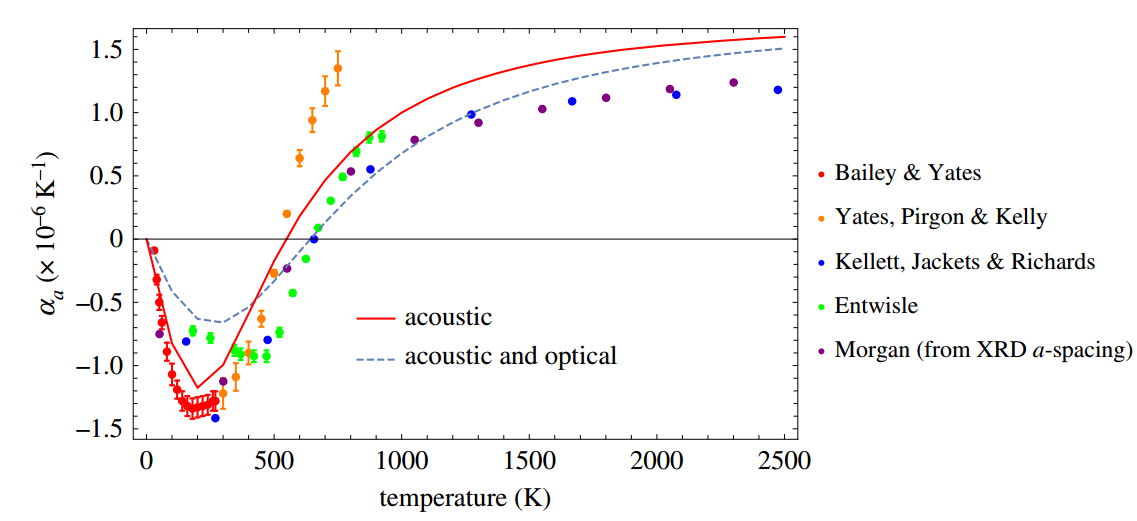
#> input picture materialData/graphite_cte_CCM_Marsden2018/source_figure_alpha_a.png, 1137 x 521 px
$ python digitize_alpha_a.py
#> lines starting #> are read from the running program, lines starting #| are printed output that depends on the picture; after the words box and inside, x2 and y2 are one past the last pixel; in counts of white or black regions, pixels touching at a corner belong together
"""Digitize the dashed grey-blue curve (CCM acoustic and optical modes) from source_figure_alpha_a.png.

Same method as digitize_alpha_c.py: per image column, the sub-pixel centroid of the single thin run
of the curve's colour.

Axis calibration, from the tick marks (not the labels):
  x: major ticks at x = 146, 274, 401, 529, 656, 784 px for T = 0, 500, ..., 2500 K
  y: alpha = 0 on the drawn zero line (row 238.75); majors every 63.15 px = 0.5e-6/K
     (1.5e-6 at y = 49, -1.5e-6 at y = 428)

The curve colour is RGB (94, 129, 181) -- Mathematica's default first plot colour. Its anti-aliased
blends with white keep g - r > 0 and b > g. That separates it from the pure-blue Kellett markers
(0, 0, 255), whose blends have r = g, and from every other series.

Excluded: the whole legend box (x 340-640 px, y 295-380 px) -- its dashed sample line, and anti-aliased
glyph edges of the label text, which pass the colour test (8 stray points at alpha ~ -0.95 before).
The curve itself is at y < 160 px over those columns, so nothing real is masked.
Kept: T >= 300 K, the same lower bound as alpha_c -- the model never goes below room temperature.
"""
import csv
from pathlib import Path

import numpy as np
from PIL import Image

HERE = Path(__file__).parent
im = np.array(Image.open(HERE / "source_figure_alpha_a.png").convert("RGB")).astype(float)
r, g, b = im[..., 0], im[..., 1], im[..., 2]
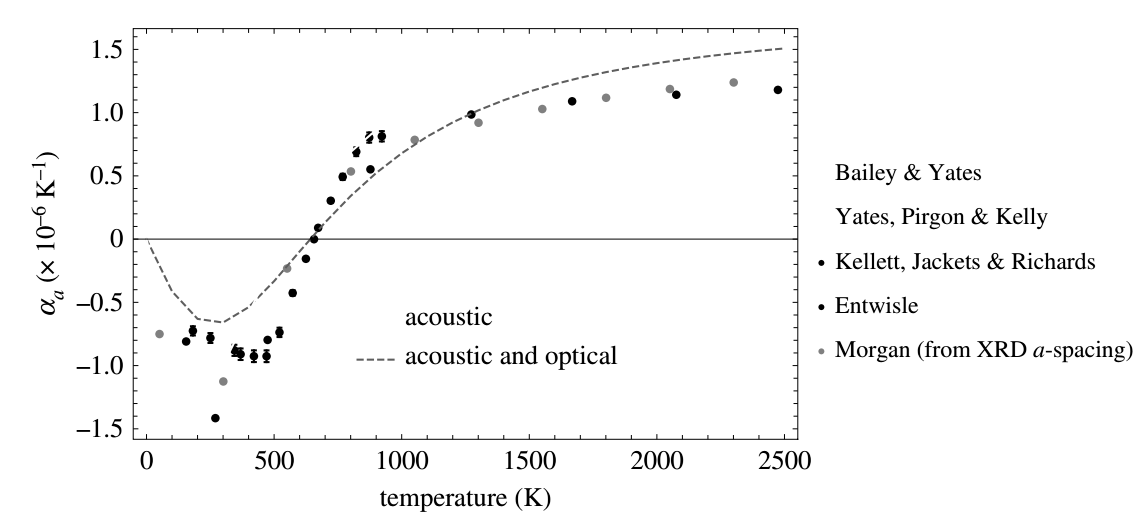
#> r: shape (521, 1137) float64; min 0, max 255, mean 248.2
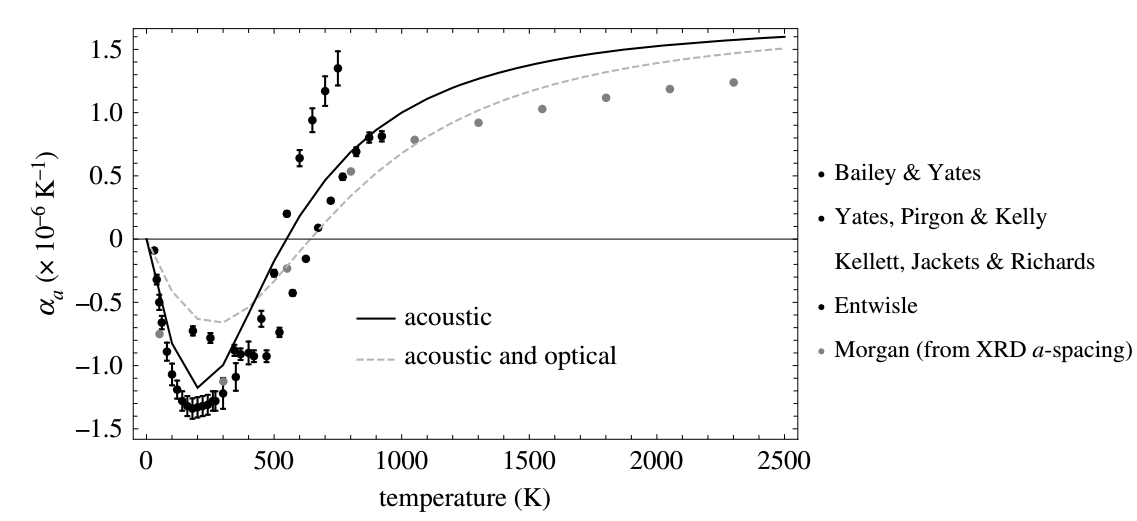
#> b: shape (521, 1137) float64; min 0, max 255, mean 246.8

# Weight = how far the pixel is from white towards (94,129,181), measured on the red channel.
is_curve = (g - r > 8) & (b - g > 15) & (b > 150) & (r < 235)
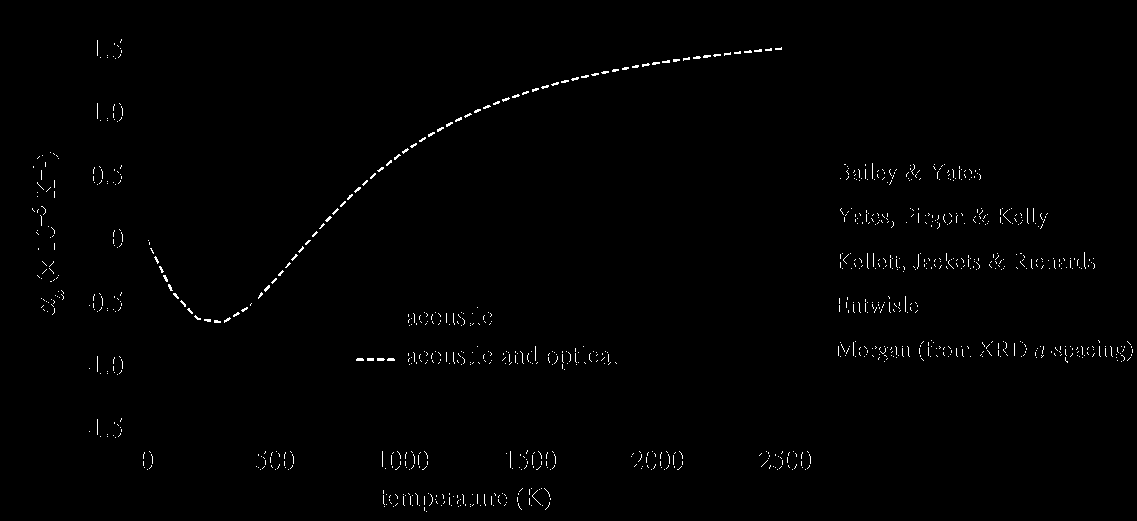
#> is_curve: shape (521, 1137) bool; 0.76% white in thin lines or dots, all inside (x1, y1, x2, y2) = (32, 39, 1133, 512)
weight = np.where(is_curve, (255.0 - r) / (255.0 - 94.0), 0.0)
weight[295:381, 340:641] = 0.0                              # legend box
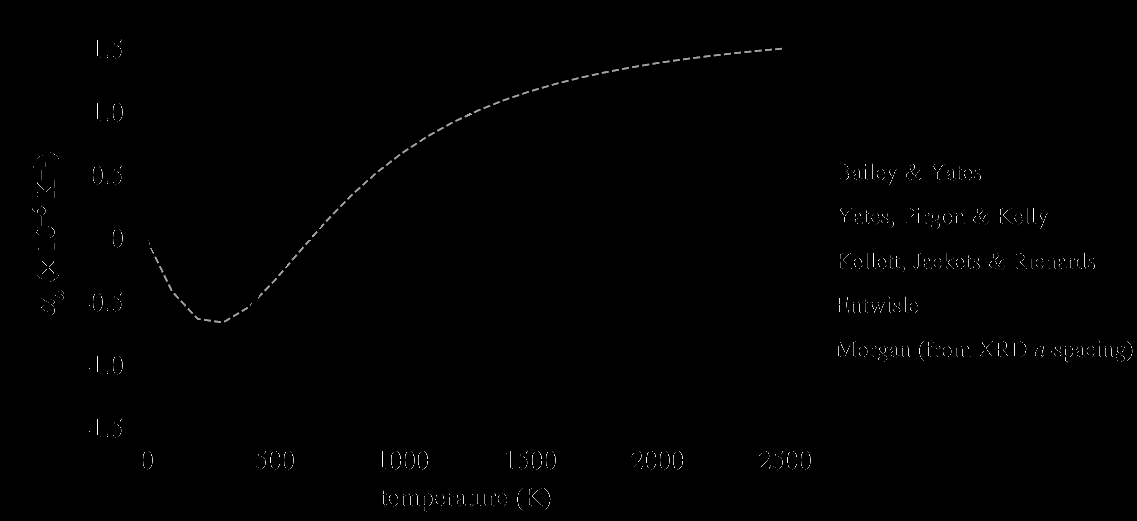
#> weight: shape (521, 1137) float64; min 0, max 1.58, mean 0.0062; drawn with min black and max white

FRAME_TOP, FRAME_BOTTOM = 29, 438
T_of_x = lambda x: (x - 146.0) * 2500.0 / (784.0 - 146.0)
alpha_of_y = lambda y: (238.75 - y) / 126.3                 # 1e-6/K

rows = []
x_start = int(np.ceil(146.0 + 300.0 * (784.0 - 146.0) / 2500.0))
for x in range(x_start, 785):
    col = weight[FRAME_TOP:FRAME_BOTTOM, x]
    ys = np.where(col > 0.3)[0]
    if len(ys) == 0:
        continue                                           # gap between dashes
    runs = np.split(ys, np.where(np.diff(ys) > 1)[0] + 1)
    thin = [run for run in runs if len(run) <= 4]
    if len(thin) != 1 or len(thin) != len(runs):
        continue                                           # ambiguous column -- skip, don't guess
    run = thin[0]
    w = col[run]
    y = FRAME_TOP + float(np.sum(run * w) / np.sum(w))
    rows.append((T_of_x(x), alpha_of_y(y)))
#> this loop made 562 passes
#> (run, w, y) on passes 2 to 4: ([291, 292, 293], [0.534, 1, 0.503], 321), ([291, 292], [0.981, 1], 320.5), ([290, 291, 292], [0.733, 1, 0.677], 320)
#> after the loop, rows = 438 pairs, first value 305.6 to 2488.2, second value -0.651 to 1.51

with open(HERE / "digitized_alpha_a_CCM_acoustic_optical.csv", "w", newline="") as f:
    wr = csv.writer(f)
    wr.writerow(["T_K", "alpha_a_1e-6_per_K"])
    for T, a in rows:
        wr.writerow([f"{T:.1f}", f"{a:.4f}"])
#> this loop made 438 passes
#> (T, a) on passes 1 to 3: (305.6, -0.651), (309.6, -0.647), (313.5, -0.643)
print(f"{len(rows)} points, T {rows[0][0]:.0f}-{rows[-1][0]:.0f} K, "
      f"alpha_a {rows[0][1]:.3f} .. {rows[-1][1]:.3f} e-6/K")
#| 438 points, T 306-2488 K, alpha_a -0.651 .. 1.509 e-6/K
